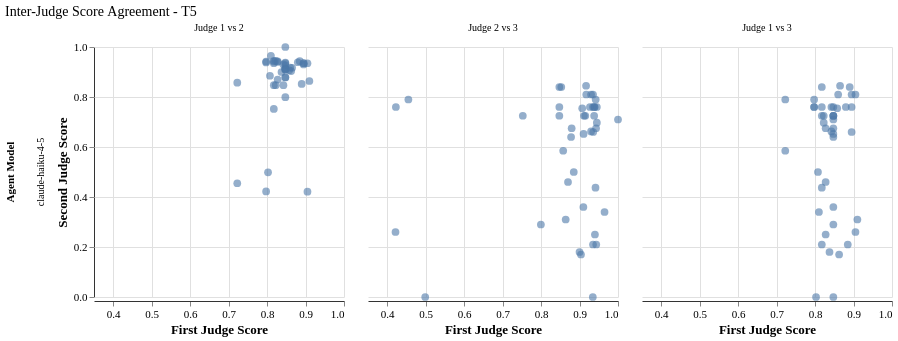

The Vega-Lite source for this figure:
### Vega-Lite specification from a JSON file in a GitHub repository (floating-point values rounded to 4 significant figures; data arrays with more than 128 entries replaced by an {"elided": "..."} marker saying what was removed)
{"config": {"font": "serif", "axis": {"labelFontSize": 11, "titleFontSize": 13, "gridColor": "#e0e0e0", "domainColor": "#333333"}, "legend": {"labelFontSize": 11, "titleFontSize": 12}, "title": {"fontSize": 14, "anchor": "start", "fontWeight": "normal"}, "view": {"stroke": null, "continuousWidth": 400, "continuousHeight": 300}, "mark": {"tooltip": true}}, "data": {"name": "data-655b8308d5ffef184d992077f5dd83f8"}, "facet": {"column": {"field": "pair_label", "sort": ["Judge 1 vs 2", "Judge 2 vs 3", "Judge 1 vs 3"], "title": null, "type": "nominal"}, "row": {"field": "agent_model", "title": "Agent Model", "type": "nominal"}}, "spec": {"mark": {"type": "circle", "opacity": 0.6, "size": 60}, "encoding": {"tooltip": [{"field": "pair_label", "title": "Comparison", "type": "nominal"}, {"field": "judge_x", "title": "Judge", "type": "nominal"}, {"field": "score_x", "format": ".3f", "title": "Score X", "type": "quantitative"}, {"field": "judge_y", "title": "Judge", "type": "nominal"}, {"field": "score_y", "format": ".3f", "title": "Score Y", "type": "quantitative"}], "x": {"field": "score_x", "scale": {"domain": [0.35, 1.0]}, "title": "First Judge Score", "type": "quantitative"}, "y": {"field": "score_y", "scale": {"domain": [0.0, 1.0]}, "title": "Second Judge Score", "type": "quantitative"}}, "height": 250, "width": 250}, "resolve": {"scale": {"x": "shared", "y": "shared"}}, "title": "Inter-Judge Score Agreement - T5", "$schema": "https://vega.github.io/schema/vega-lite/v6.1.0.json", "datasets": {"data-655b8308d5ffef184d992077f5dd83f8": {"elided": "135 records"}}}
